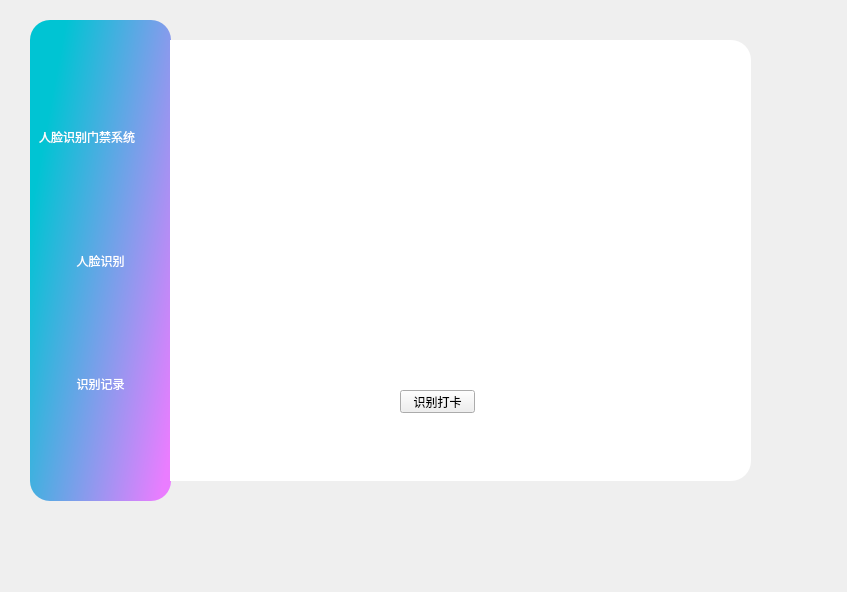
<?xml version="1.0" encoding="UTF-8"?>
<ui version="4.0">
 <class>Form</class>
 <widget class="QWidget" name="Form">
  <property name="geometry">
   <rect>
    <x>0</x>
    <y>0</y>
    <width>847</width>
    <height>592</height>
   </rect>
  </property>
  <property name="windowTitle">
   <string>Form</string>
  </property>
  <widget class="QFrame" name="frame">
   <property name="geometry">
    <rect>
     <x>30</x>
     <y>20</y>
     <width>141</width>
     <height>481</height>
    </rect>
   </property>
   <property name="sizePolicy">
    <sizepolicy hsizetype="Fixed" vsizetype="Fixed">
     <horstretch>0</horstretch>
     <verstretch>0</verstretch>
    </sizepolicy>
   </property>
   <property name="minimumSize">
    <size>
     <width>141</width>
     <height>431</height>
    </size>
   </property>
   <property name="styleSheet">
    <string notr="true">#frame{
background-color:qlineargradient(spread:pad, x1:0, y1:0.25, x2:1, y2:0.886364, stop:0.0681818 rgba(0, 196, 211, 255), stop:1 rgba(234, 125, 255, 255));
border-radius:20px;
}
QPushButton{
	border:none;
	font: 16pt &quot;幼圆&quot;;
	color:rgb(255, 255, 255)
}
QPushButton:hover{
	padding-left:5px;
}</string>
   </property>
   <property name="frameShape">
    <enum>QFrame::StyledPanel</enum>
   </property>
   <property name="frameShadow">
    <enum>QFrame::Raised</enum>
   </property>
   <layout class="QVBoxLayout" name="verticalLayout">
    <item>
     <spacer name="verticalSpacer_4">
      <property name="orientation">
       <enum>Qt::Vertical</enum>
      </property>
      <property name="sizeHint" stdset="0">
       <size>
        <width>20</width>
        <height>40</height>
       </size>
      </property>
     </spacer>
    </item>
    <item>
     <widget class="QLabel" name="label">
      <property name="styleSheet">
       <string notr="true">color:rgb(255, 255, 255);
font: 11pt &quot;幼圆&quot;;</string>
      </property>
      <property name="text">
       <string>人脸识别门禁系统</string>
      </property>
     </widget>
    </item>
    <item>
     <spacer name="verticalSpacer_5">
      <property name="orientation">
       <enum>Qt::Vertical</enum>
      </property>
      <property name="sizeHint" stdset="0">
       <size>
        <width>20</width>
        <height>40</height>
       </size>
      </property>
     </spacer>
    </item>
    <item>
     <widget class="QPushButton" name="pushButton_recognize">
      <property name="sizePolicy">
       <sizepolicy hsizetype="Minimum" vsizetype="Fixed">
        <horstretch>0</horstretch>
        <verstretch>1</verstretch>
       </sizepolicy>
      </property>
      <property name="text">
       <string>人脸识别</string>
      </property>
      <property name="icon">
       <iconset>
        <normaloff>../../.designer/backup/Navigation/profile.ico</normaloff>../../.designer/backup/Navigation/profile.ico</iconset>
      </property>
     </widget>
    </item>
    <item>
     <spacer name="verticalSpacer_2">
      <property name="orientation">
       <enum>Qt::Vertical</enum>
      </property>
      <property name="sizeHint" stdset="0">
       <size>
        <width>20</width>
        <height>40</height>
       </size>
      </property>
     </spacer>
    </item>
    <item>
     <widget class="QPushButton" name="pushButton_history">
      <property name="sizePolicy">
       <sizepolicy hsizetype="Minimum" vsizetype="Fixed">
        <horstretch>0</horstretch>
        <verstretch>1</verstretch>
       </sizepolicy>
      </property>
      <property name="text">
       <string>识别记录</string>
      </property>
      <property name="icon">
       <iconset>
        <normaloff>../../.designer/backup/Navigation/card.ico</normaloff>../../.designer/backup/Navigation/card.ico</iconset>
      </property>
     </widget>
    </item>
    <item>
     <spacer name="verticalSpacer_6">
      <property name="orientation">
       <enum>Qt::Vertical</enum>
      </property>
      <property name="sizeHint" stdset="0">
       <size>
        <width>20</width>
        <height>40</height>
       </size>
      </property>
     </spacer>
    </item>
   </layout>
  </widget>
  <widget class="QFrame" name="frame_2">
   <property name="geometry">
    <rect>
     <x>170</x>
     <y>40</y>
     <width>581</width>
     <height>441</height>
    </rect>
   </property>
   <property name="sizePolicy">
    <sizepolicy hsizetype="Fixed" vsizetype="Fixed">
     <horstretch>0</horstretch>
     <verstretch>0</verstretch>
    </sizepolicy>
   </property>
   <property name="minimumSize">
    <size>
     <width>581</width>
     <height>441</height>
    </size>
   </property>
   <property name="styleSheet">
    <string notr="true">#frame_2{
background-color:rgb(255, 255, 255);
border-top-right-radius:20px;
border-bottom-right-radius:20px;
}</string>
   </property>
   <property name="frameShape">
    <enum>QFrame::StyledPanel</enum>
   </property>
   <property name="frameShadow">
    <enum>QFrame::Raised</enum>
   </property>
   <widget class="QPushButton" name="pushButton">
    <property name="geometry">
     <rect>
      <x>550</x>
      <y>0</y>
      <width>31</width>
      <height>31</height>
     </rect>
    </property>
    <property name="styleSheet">
     <string notr="true">QPushButton{
	border:none;
}
QPushButton:hover{
	padding-bottom:5px;
}</string>
    </property>
    <property name="text">
     <string/>
    </property>
    <property name="icon">
     <iconset>
      <normaloff>../../.designer/backup/Navigation/multiply.ico</normaloff>../../.designer/backup/Navigation/multiply.ico</iconset>
    </property>
    <property name="iconSize">
     <size>
      <width>20</width>
      <height>20</height>
     </size>
    </property>
   </widget>
   <widget class="QStackedWidget" name="stackedWidget">
    <property name="geometry">
     <rect>
      <x>10</x>
      <y>30</y>
      <width>561</width>
      <height>411</height>
     </rect>
    </property>
    <property name="currentIndex">
     <number>1</number>
    </property>
    <widget class="QWidget" name="putin"/>
    <widget class="QWidget" name="cognize">
     <widget class="QLabel" name="cognize_label">
      <property name="geometry">
       <rect>
        <x>30</x>
        <y>50</y>
        <width>481</width>
        <height>251</height>
       </rect>
      </property>
      <property name="text">
       <string/>
      </property>
     </widget>
     <widget class="QPushButton" name="start_Button">
      <property name="geometry">
       <rect>
        <x>220</x>
        <y>320</y>
        <width>75</width>
        <height>23</height>
       </rect>
      </property>
      <property name="text">
       <string>识别打卡</string>
      </property>
     </widget>
    </widget>
    <widget class="QWidget" name="datacon"/>
    <widget class="QWidget" name="history">
     <widget class="QTableWidget" name="search_table_2">
      <property name="geometry">
       <rect>
        <x>10</x>
        <y>10</y>
        <width>541</width>
        <height>311</height>
       </rect>
      </property>
     </widget>
     <widget class="QPushButton" name="view_all_2">
      <property name="geometry">
       <rect>
        <x>220</x>
        <y>350</y>
        <width>118</width>
        <height>23</height>
       </rect>
      </property>
      <property name="text">
       <string>浏览识别记录</string>
      </property>
     </widget>
    </widget>
   </widget>
   <widget class="QPushButton" name="pushButton_6">
    <property name="geometry">
     <rect>
      <x>520</x>
      <y>0</y>
      <width>31</width>
      <height>31</height>
     </rect>
    </property>
    <property name="styleSheet">
     <string notr="true">QPushButton{
	border:none;
}
QPushButton:hover{
	padding-bottom:5px;
}</string>
    </property>
    <property name="text">
     <string/>
    </property>
    <property name="icon">
     <iconset>
      <normaloff>../../.designer/backup/Navigation/minus.ico</normaloff>../../.designer/backup/Navigation/minus.ico</iconset>
    </property>
    <property name="iconSize">
     <size>
      <width>20</width>
      <height>20</height>
     </size>
    </property>
   </widget>
   <zorder>stackedWidget</zorder>
   <zorder>pushButton_6</zorder>
   <zorder>pushButton</zorder>
  </widget>
 </widget>
 <resources/>
 <connections/>
</ui>
